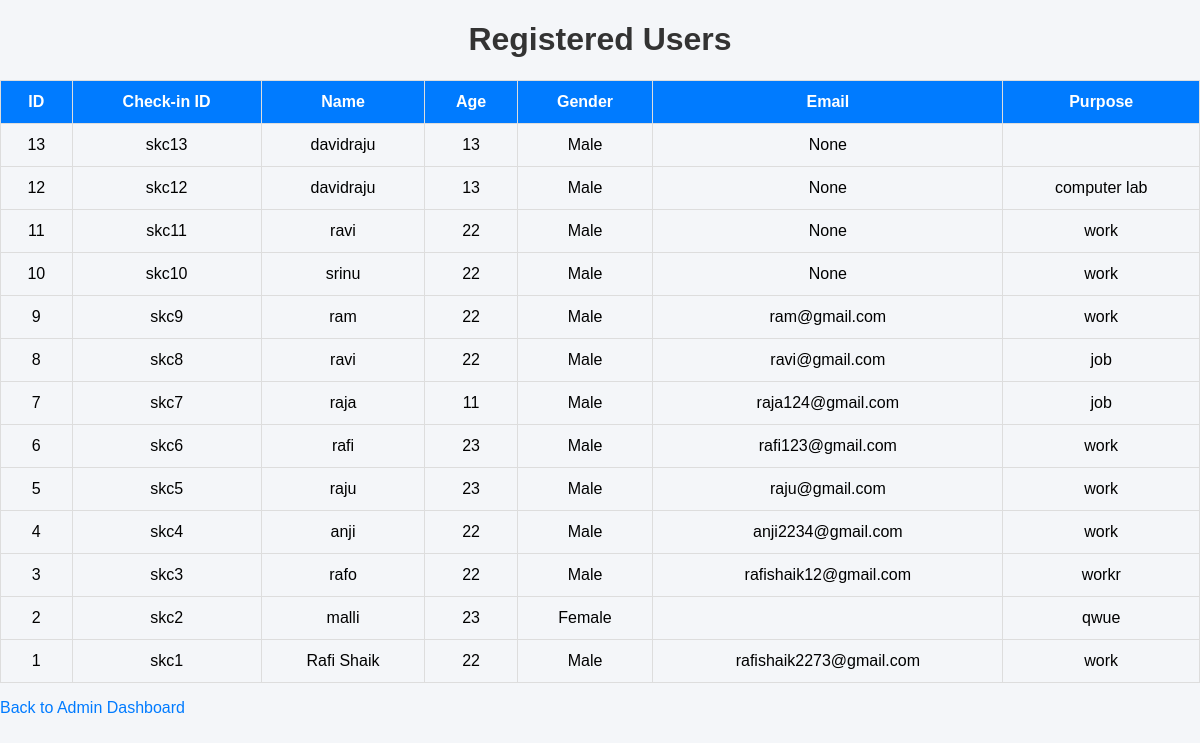
Page /admin/users (signed in) on the committed database.
### tables this page shows
CREATE TABLE "users" (
                id INTEGER PRIMARY KEY AUTOINCREMENT,
                checkin_id TEXT UNIQUE,
                name TEXT NOT NULL,
                age INTEGER NOT NULL,
                gender TEXT NOT NULL,
                contact TEXT,
                address TEXT NOT NULL,
                qualification TEXT NOT NULL,
                purpose TEXT NOT NULL,
                email TEXT UNIQUE
            );

### app.py (the view)
@app.route("/admin/users")
def admin_users():
    if not session.get("admin_logged_in"):
        return redirect("/admin-login")
    conn = get_db()
    users = conn.execute("""
        SELECT * FROM users
        ORDER BY id DESC
    """).fetchall()
    conn.close()
    return render_template("admin-users.html", users=users)

### app.py (called while the page is built)
def get_db():
    conn = sqlite3.connect("database.db", timeout=10)
    conn.row_factory = sqlite3.Row
    conn.execute("PRAGMA busy_timeout = 10000")
    return conn

### templates/admin-users.html (shortened to what this page needs)
<!DOCTYPE html>
<html>
<head>
    <link rel="stylesheet" href="{{ url_for('static', filename='style.css') }}">
</head>
<body>
    <div class="container">
        <h1>Registered Users</h1>
        <table>
            <thead>
                <tr>
                    <th>ID</th>
                    <th>Check-in ID</th>
                    <th>Name</th>
                    <th>Age</th>
                    <th>Gender</th>
                    <th>Email</th>
                    <th>Purpose</th>
                </tr>
            </thead>
            <tbody>
                {% for user in users %}
                <tr>
                    <td>{{ user["id"] }}</td>
                    <td>{{ user["checkin_id"] }}</td>
                    <td>{{ user["name"] }}</td>
                    <td>{{ user["age"] }}</td>
                    <td>{{ user["gender"] }}</td>
                    <td>{{ user["email"] }}</td>
                    <td>{{ user["purpose"] }}</td>
                </tr>
                {% else %}
                <tr>
                    <td colspan="7">No users registered yet.</td>
                </tr>
                {% endfor %}
            </tbody>
        </table>
        <p><a href="/admin-dashboard">Back to Admin Dashboard</a></p>
    </div>
</body>
</html>

### static/style.css (style rules this page uses)
body { margin: 0; padding: 0; font-family: Arial, sans-serif; background: #f4f6f9; }
h1 { text-align: center; color: #333; }
a { text-decoration: none; color: #007bff; }
table { width: 100%; border-collapse: collapse; margin-top: 20px; }
th { background: #007bff; color: white; }
th, td { padding: 12px; text-align: center; border: 1px solid #ddd; }

### rows in the picture
users: id "13", checkin_id "skc13", name "davidraju", age "13", gender "Male", email "None"
users: id "12", checkin_id "skc12", name "davidraju", age "13", gender "Male", email "None", purpose "computer lab"
users: id "11", checkin_id "skc11", name "ravi", age "22", gender "Male", email "None", purpose "work"
users: id "10", checkin_id "skc10", name "srinu", age "22", gender "Male", email "None", purpose "work"
users: id "9", checkin_id "skc9", name "ram", age "22", gender "Male", email "ram@gmail.com", purpose "work"
users: id "8", checkin_id "skc8", name "ravi", age "22", gender "Male", email "ravi@gmail.com", purpose "job"
users: id "7", checkin_id "skc7", name "raja", age "11", gender "Male", email "raja124@gmail.com", purpose "job"
users: id "6", checkin_id "skc6", name "rafi", age "23", gender "Male", email "rafi123@gmail.com", purpose "work"
users: id "5", checkin_id "skc5", name "raju", age "23", gender "Male", email "raju@gmail.com", purpose "work"
users: id "4", checkin_id "skc4", name "anji", age "22", gender "Male", email "anji2234@gmail.com", purpose "work"
users: id "3", checkin_id "skc3", name "rafo", age "22", gender "Male", email "rafishaik12@gmail.com", purpose "workr"
users: id "2", checkin_id "skc2", name "malli", age "23", gender "Female", purpose "qwue"
users: id "1", checkin_id "skc1", name "Rafi Shaik", age "22", gender "Male", email "rafishaik2273@gmail.com", purpose "work"
